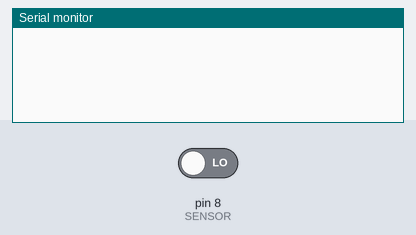
Recording of a sketch running on a simulated Arduino Uno, built with avr-gcc and run on an emulated ATmega328P. Shown: the last lines printed to the serial monitor. The inputs (shaded band) are chosen by the test bench; at power-on: pin 8 (SENSOR) LOW.

Above: at 1.2 s.
1.3 s: pin 8 (SENSOR) driven HIGH
At 2.1 s:
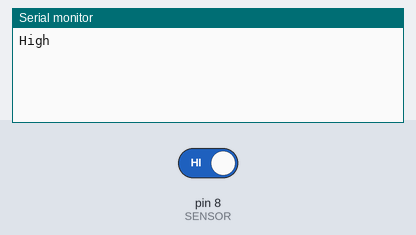
2.8 s: pin 8 (SENSOR) driven LOW
At 3.3 s:
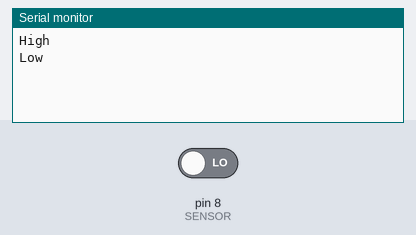

Measured:
- after the input at 1.3 s, the serial monitor: prints a new line at once (image 1)
- after the input at 2.8 s, the serial monitor: prints a new line at once (image 2)

The sketch:

sensehuman.ino
```cpp
#define SENSOR 8

void setup()
{
  pinMode(SENSOR, INPUT);
  Serial.begin(500000);
}

bool previousStatus = false;
void loop()
{
  bool currentStatus = digitalRead(SENSOR);
  if(currentStatus != previousStatus)
  {
    if(currentStatus)
    {
      Serial.println("High");
    }
    else
    {
      Serial.println("Low");
    }
    previousStatus = currentStatus;
  }
}
```
